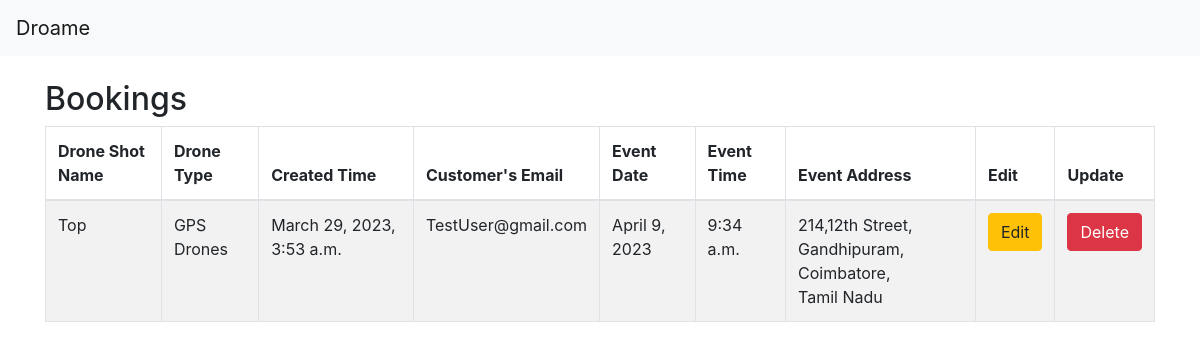
The app's page /bookings/List with its own data.
### bookings/models.py (models this page shows)
class Booking(models.Model):
    created_time = models.DateTimeField(auto_now_add=True)
    drone_shot_name = models.ForeignKey(DroneShot, on_delete=models.CASCADE)
    customer = models.ForeignKey(Customer, on_delete=models.CASCADE)
    event_date=models.DateField()
    event_time=models.TimeField()
    event_address=models.ForeignKey(Location, on_delete=models.CASCADE)

### droneShot/models.py (models this page shows)
class DroneShot(models.Model):
    shot_name=models.CharField(max_length=100)
    drone_type=models.CharField(max_length=100)

### customers/models.py (models this page shows)
class Customer(models.Model):
    name = models.CharField(max_length=100,blank=False,null=False)
    email = models.EmailField(unique=True,blank=False,null=False)
    phone_number = models.BigIntegerField(max_length=10,blank=False,null=False)
    address=models.ForeignKey(Location,on_delete=models.CASCADE)

### location/models.py (models this page shows)
class Location(models.Model):
    door_no=models.CharField(max_length=10)
    address=models.CharField(max_length=250)
    city=models.CharField(max_length=100)
    state=models.CharField(max_length=100)

### bookings/views.py (the view)
# urls.py: path('List',ListBooking,name="List"),
def ListBooking(request):
   data=Booking.objects.all()
   return render(request=request,template_name='ListBookings.html',context={"data":data})

### templates/ListBookings.html (shortened to what this page needs)
{% extends 'base.html' %}
{% block content %}
<div class="container">
  <h2>Bookings</h2>
<table class="table table-striped table-bordered p-3">
    <thead>
      <tr>
        <th scope="col">Drone Shot Name</th>
        <th scope="col">Drone Type</th>
        <th scope="col">Created Time</th>
        <th scope="col">Customer's Email</th>
        <th scope="col">Event Date</th>
        <th scope="col">Event Time</th>
        <th scope="col">Event Address</th>
        <th scope="col">Edit</th>
        <th scope="col">Update</th>
      </tr>
    </thead>
    <tbody>
        {% for d in  data %}
        <tr>
            <td>{{d.drone_shot_name.shot_name}}</td>
            <td>{{d.drone_shot_name.drone_type}}</td>
            <td>{{d.created_time}}</td>
            <td>{{d.customer.email}}</td>
            <td>{{d.event_date}}</td>
            <td>{{d.event_time}}</td>
            <td>{{d.event_address.door_no}},{{d.event_address.address}},<br/>{{d.event_address.city}},<br/>{{d.event_address.state}}</td>
            <td><a type="button" class="btn btn-warning" href="edit/{{d.id}}">Edit</a>
            </td>
            <td><a type="button" class="btn btn-danger" href="delete/{{d.id}}">Delete</a>
            </td>
          </tr>
        {% endfor %}
    </tbody>
  </table>
</div>
{% endblock  %}

### templates/base.html (shortened to what this page needs)
<!DOCTYPE html>
<html>
    <head>
    <link rel="stylesheet" href="https://cdn.jsdelivr.net/npm/bootstrap@4.3.1/dist/css/bootstrap.min.css">
    </head>
    <body>
    <nav class="navbar navbar-light bg-light ">
        <a class="navbar-brand " href="\">
          Droame
        </a>
      </nav>
      <br/>
      {% block content %}{% endblock  %}
    </body>
</html>

### records on screen
Booking: drone_shot_name.shot_name "Top", drone_shot_name.drone_type "GPS Drones", created_time "March 29, 2023, 3:53 a.m.", customer.email "TestUser@gmail.com", event_date "April 9, 2023", event_time "9:34 a.m.", event_address.door_no "214", event_address.address "12th Street, Gandhipuram", event_address.city "Coimbatore", event_address.state "Tamil Nadu"
